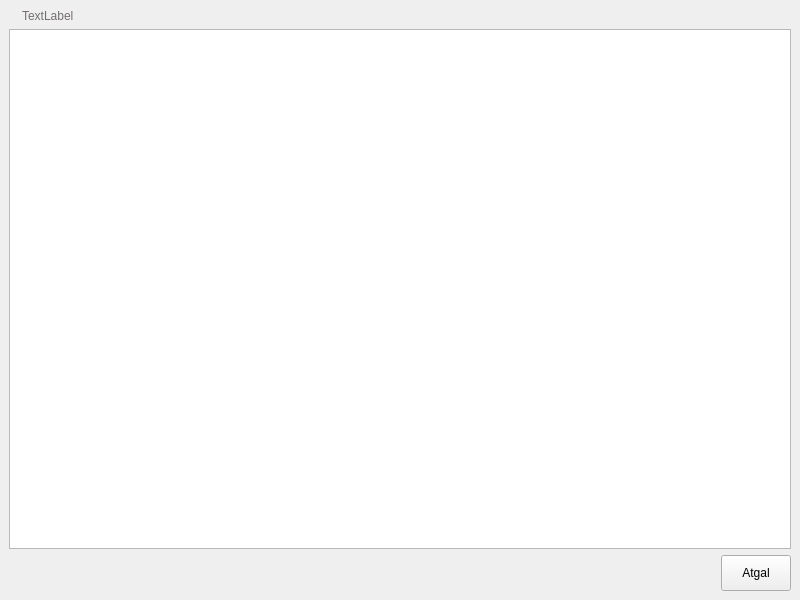
<?xml version="1.0" encoding="UTF-8"?>
<ui version="4.0">
 <class>BrandList</class>
 <widget class="QMainWindow" name="BrandList">
  <property name="geometry">
   <rect>
    <x>0</x>
    <y>0</y>
    <width>800</width>
    <height>600</height>
   </rect>
  </property>
  <property name="windowTitle">
   <string>MainWindow</string>
  </property>
  <widget class="QWidget" name="centralwidget">
   <property name="styleSheet">
    <string notr="true">#BrandList { border-image:url(:/images/background.png); } </string>
   </property>
   <layout class="QVBoxLayout" name="verticalLayout">
    <item>
     <widget class="QLabel" name="txtHeader">
      <property name="styleSheet">
       <string notr="true">#txtHeader{
border-image:url(:/images/lucky.png);
padding-left:10px;
color:#736F6E;
}</string>
      </property>
      <property name="text">
       <string>TextLabel</string>
      </property>
     </widget>
    </item>
    <item>
     <widget class="QListView" name="brandListView">
      <property name="horizontalScrollBarPolicy">
       <enum>Qt::ScrollBarAlwaysOff</enum>
      </property>
     </widget>
    </item>
    <item>
     <layout class="QHBoxLayout" name="horizontalLayout">
      <item>
       <spacer name="horizontalSpacer">
        <property name="orientation">
         <enum>Qt::Horizontal</enum>
        </property>
        <property name="sizeHint" stdset="0">
         <size>
          <width>40</width>
          <height>20</height>
         </size>
        </property>
       </spacer>
      </item>
      <item>
       <widget class="QPushButton" name="btnBack">
        <property name="styleSheet">
         <string notr="true">#btnBack{
border-image:url(:/images/batonas.png);
padding:10px 20px 10px 20px;
}</string>
        </property>
        <property name="text">
         <string>Atgal</string>
        </property>
       </widget>
      </item>
     </layout>
    </item>
   </layout>
  </widget>
 </widget>
 <resources/>
 <connections/>
</ui>
